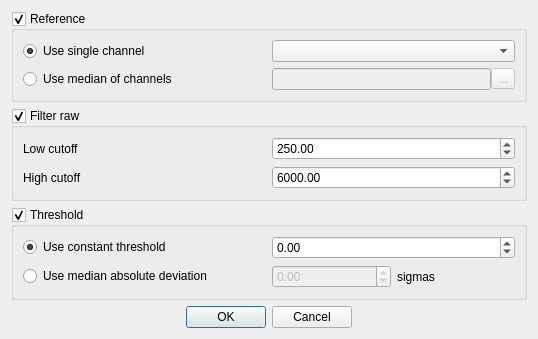
<?xml version="1.0" encoding="UTF-8"?>
<ui version="4.0">
 <class>ExtractWaveformSettings</class>
 <widget class="QDialog" name="ExtractWaveformSettings">
  <property name="enabled">
   <bool>true</bool>
  </property>
  <property name="geometry">
   <rect>
    <x>0</x>
    <y>0</y>
    <width>538</width>
    <height>300</height>
   </rect>
  </property>
  <property name="windowTitle">
   <string>Dialog</string>
  </property>
  <layout class="QVBoxLayout" name="verticalLayout">
   <item>
    <widget class="QGroupBox" name="ref_groupBox">
     <property name="title">
      <string>Reference</string>
     </property>
     <property name="checkable">
      <bool>true</bool>
     </property>
     <layout class="QVBoxLayout" name="verticalLayout_4">
      <item>
       <layout class="QHBoxLayout" name="horizontalLayout_6">
        <item>
         <widget class="QRadioButton" name="channel_ref_radioButton">
          <property name="text">
           <string>Use single channel</string>
          </property>
          <property name="checked">
           <bool>true</bool>
          </property>
         </widget>
        </item>
        <item>
         <widget class="QComboBox" name="channel_ref_comboBox"/>
        </item>
       </layout>
      </item>
      <item>
       <layout class="QHBoxLayout" name="horizontalLayout_8">
        <item>
         <widget class="QRadioButton" name="median_ref_radioButton">
          <property name="text">
           <string>Use median of channels</string>
          </property>
         </widget>
        </item>
        <item>
         <layout class="QHBoxLayout" name="horizontalLayout_7">
          <property name="spacing">
           <number>0</number>
          </property>
          <item>
           <widget class="QLineEdit" name="show_channels_lineEdit">
            <property name="enabled">
             <bool>false</bool>
            </property>
            <property name="sizePolicy">
             <sizepolicy hsizetype="Minimum" vsizetype="Fixed">
              <horstretch>0</horstretch>
              <verstretch>0</verstretch>
             </sizepolicy>
            </property>
            <property name="text">
             <string/>
            </property>
            <property name="readOnly">
             <bool>true</bool>
            </property>
           </widget>
          </item>
          <item>
           <widget class="QToolButton" name="select_channels_toolButton">
            <property name="enabled">
             <bool>false</bool>
            </property>
            <property name="text">
             <string>...</string>
            </property>
           </widget>
          </item>
         </layout>
        </item>
       </layout>
      </item>
     </layout>
    </widget>
   </item>
   <item>
    <widget class="QGroupBox" name="filter_groupBox">
     <property name="title">
      <string>Filter raw</string>
     </property>
     <property name="checkable">
      <bool>true</bool>
     </property>
     <layout class="QVBoxLayout" name="verticalLayout_2">
      <item>
       <layout class="QHBoxLayout" name="horizontalLayout_2">
        <item>
         <widget class="QLabel" name="filter_low_label">
          <property name="text">
           <string>Low cutoff</string>
          </property>
         </widget>
        </item>
        <item>
         <widget class="QDoubleSpinBox" name="filter_low_doubleSpinBox">
          <property name="maximum">
           <double>30000.000000000000000</double>
          </property>
          <property name="value">
           <double>250.000000000000000</double>
          </property>
         </widget>
        </item>
       </layout>
      </item>
      <item>
       <layout class="QHBoxLayout" name="horizontalLayout">
        <item>
         <widget class="QLabel" name="filter_high_label">
          <property name="text">
           <string>High cutoff</string>
          </property>
         </widget>
        </item>
        <item>
         <widget class="QDoubleSpinBox" name="filter_high_doubleSpinBox">
          <property name="maximum">
           <double>30000.000000000000000</double>
          </property>
          <property name="value">
           <double>6000.000000000000000</double>
          </property>
         </widget>
        </item>
       </layout>
      </item>
     </layout>
    </widget>
   </item>
   <item>
    <widget class="QGroupBox" name="thr_groupBox">
     <property name="title">
      <string>Threshold</string>
     </property>
     <property name="checkable">
      <bool>true</bool>
     </property>
     <layout class="QVBoxLayout" name="verticalLayout_3">
      <item>
       <layout class="QHBoxLayout" name="horizontalLayout_3">
        <item>
         <widget class="QRadioButton" name="const_thr_radioButton">
          <property name="text">
           <string>Use constant threshold</string>
          </property>
          <property name="checked">
           <bool>true</bool>
          </property>
         </widget>
        </item>
        <item>
         <widget class="QDoubleSpinBox" name="const_thr_doubleSpinBox">
          <property name="minimum">
           <double>-32768.000000000000000</double>
          </property>
          <property name="maximum">
           <double>32767.000000000000000</double>
          </property>
         </widget>
        </item>
       </layout>
      </item>
      <item>
       <layout class="QHBoxLayout" name="horizontalLayout_5">
        <item>
         <widget class="QRadioButton" name="mad_thr_radioButton">
          <property name="text">
           <string>Use median absolute deviation</string>
          </property>
         </widget>
        </item>
        <item>
         <layout class="QHBoxLayout" name="horizontalLayout_4">
          <item>
           <widget class="QDoubleSpinBox" name="mad_thr_doubleSpinBox">
            <property name="enabled">
             <bool>false</bool>
            </property>
            <property name="minimum">
             <double>-99.989999999999995</double>
            </property>
           </widget>
          </item>
          <item>
           <widget class="QLabel" name="sigmas_label">
            <property name="text">
             <string>sigmas</string>
            </property>
           </widget>
          </item>
         </layout>
        </item>
       </layout>
      </item>
     </layout>
    </widget>
   </item>
   <item>
    <widget class="QDialogButtonBox" name="buttonBox">
     <property name="orientation">
      <enum>Qt::Horizontal</enum>
     </property>
     <property name="standardButtons">
      <set>QDialogButtonBox::Cancel|QDialogButtonBox::Ok</set>
     </property>
     <property name="centerButtons">
      <bool>true</bool>
     </property>
    </widget>
   </item>
  </layout>
 </widget>
 <resources/>
 <connections>
  <connection>
   <sender>buttonBox</sender>
   <signal>accepted()</signal>
   <receiver>ExtractWaveformSettings</receiver>
   <slot>accept()</slot>
   <hints>
    <hint type="sourcelabel">
     <x>254</x>
     <y>293</y>
    </hint>
    <hint type="destinationlabel">
     <x>157</x>
     <y>274</y>
    </hint>
   </hints>
  </connection>
  <connection>
   <sender>buttonBox</sender>
   <signal>rejected()</signal>
   <receiver>ExtractWaveformSettings</receiver>
   <slot>reject()</slot>
   <hints>
    <hint type="sourcelabel">
     <x>322</x>
     <y>293</y>
    </hint>
    <hint type="destinationlabel">
     <x>286</x>
     <y>274</y>
    </hint>
   </hints>
  </connection>
  <connection>
   <sender>channel_ref_radioButton</sender>
   <signal>toggled(bool)</signal>
   <receiver>channel_ref_comboBox</receiver>
   <slot>setEnabled(bool)</slot>
   <hints>
    <hint type="sourcelabel">
     <x>138</x>
     <y>33</y>
    </hint>
    <hint type="destinationlabel">
     <x>297</x>
     <y>37</y>
    </hint>
   </hints>
  </connection>
  <connection>
   <sender>median_ref_radioButton</sender>
   <signal>toggled(bool)</signal>
   <receiver>select_channels_toolButton</receiver>
   <slot>setEnabled(bool)</slot>
   <hints>
    <hint type="sourcelabel">
     <x>202</x>
     <y>73</y>
    </hint>
    <hint type="destinationlabel">
     <x>511</x>
     <y>75</y>
    </hint>
   </hints>
  </connection>
  <connection>
   <sender>const_thr_radioButton</sender>
   <signal>toggled(bool)</signal>
   <receiver>const_thr_doubleSpinBox</receiver>
   <slot>setEnabled(bool)</slot>
   <hints>
    <hint type="sourcelabel">
     <x>158</x>
     <y>220</y>
    </hint>
    <hint type="destinationlabel">
     <x>300</x>
     <y>220</y>
    </hint>
   </hints>
  </connection>
  <connection>
   <sender>mad_thr_radioButton</sender>
   <signal>toggled(bool)</signal>
   <receiver>mad_thr_doubleSpinBox</receiver>
   <slot>setEnabled(bool)</slot>
   <hints>
    <hint type="sourcelabel">
     <x>207</x>
     <y>253</y>
    </hint>
    <hint type="destinationlabel">
     <x>353</x>
     <y>253</y>
    </hint>
   </hints>
  </connection>
 </connections>
</ui>
